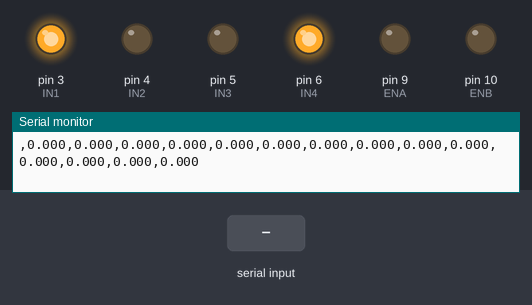
Simulated run of this program. Board: Arduino Uno, built with avr-gcc and run on an emulated ATmega328P. Shown: output pins drawn as LEDs (lit = HIGH), the last lines printed to the serial monitor. Inputs (shaded band) come from the test bench.

Above: at 1.2 s.
1.3 s: "90,45\n" received over Serial
At 2.0 s:
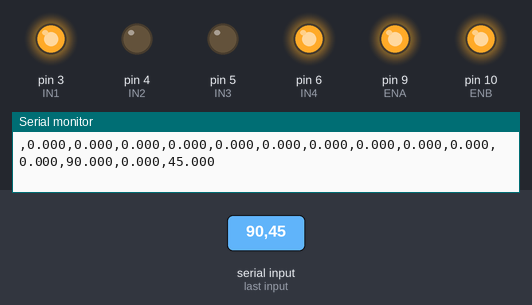
2.8 s: "1,90\n" received over Serial
At 3.2 s:
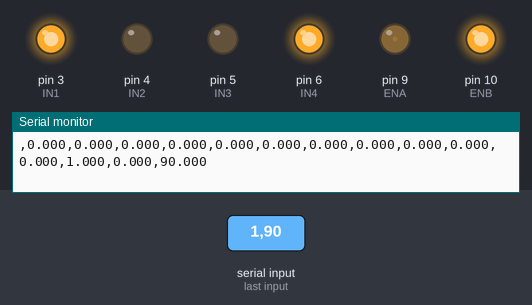
5.8 s: "30,150\n" received over Serial
At 6.6 s:
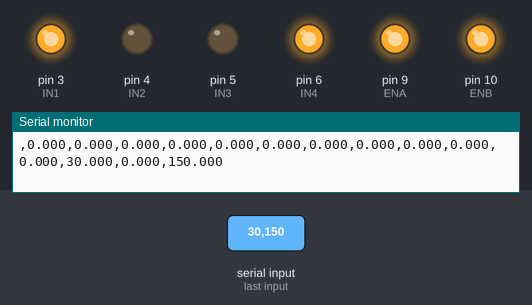
7.3 s: "1,90,45\n" received over Serial
At 7.9 s:
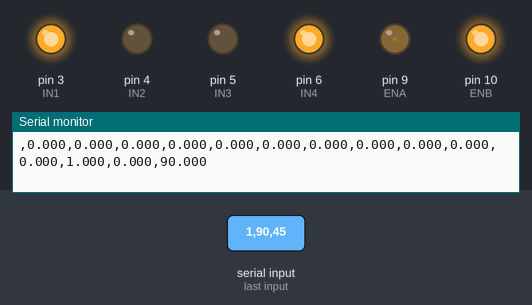
Timing chart, 0 to 9.8 s (numbered marks = the images above; inputs shaded):
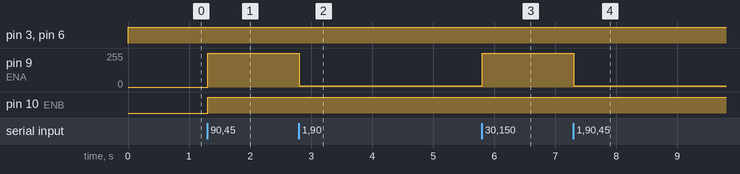

Measured:
- after the input at 1.3 s, pin 9 (ENA): 0/255 → 255/255 at once; pin 10 (ENB): LOW → HIGH at once
- after the input at 2.8 s, pin 9 (ENA): 255/255 → 10/255 at once
- after the input at 5.8 s, pin 9 (ENA): 10/255 → 255/255 at once
- after the input at 7.3 s, pin 9 (ENA): 255/255 → 10/255 at once

The program:

main.cpp
```cpp
#include <Arduino.h>
//
float left_vel = 0.0f;
float right_vel = 0.0f;
float left_position_vel = 0.0f;
float right_position_vel = 0.0f;
unsigned long last_time = 0;

int IN1 = 3;
int IN2 = 4;
int IN3 = 5;
int IN4 = 6;
int ENA = 9;
int ENB = 10;

void setup() {
  Serial.begin(115200);
  pinMode(IN1, OUTPUT);
  pinMode(IN2, OUTPUT);
  pinMode(IN3, OUTPUT);
  pinMode(IN4, OUTPUT);
  pinMode(ENA, OUTPUT);
  pinMode(ENB, OUTPUT);

  while (!Serial) {
  }

  last_time = millis();
}

void loop() {
  // Read latest command if available
  if (Serial.available()) {
    String line = Serial.readStringUntil('\n');

    int comma = line.indexOf(',');

    if (comma != -1) {
      left_vel = line.substring(0, comma).toFloat();
      right_vel = line.substring(comma + 1).toFloat();
    }
  }
	analogWrite(ENA, left_vel*10);
	digitalWrite(IN1, HIGH);
	digitalWrite(IN2, LOW);

  analogWrite(ENB, right_vel*10);
  digitalWrite(IN3, LOW);
  digitalWrite(IN4, HIGH);
  // IMU
	float orientation_x = 0.0f;
	float orientation_y = 0.0f;
	float orientation_z = 0.0f;
	float orientation_w = 0.0f;

	float angular_velocity_x = 0.0f;
	float angular_velocity_y = 0.0f;
	float angular_velocity_z = 0.0f;

	float linear_acceleration_x = 0.0f;
	float linear_acceleration_y = 0.0f;
	float linear_acceleration_z = 0.0f;


  float left_position = 0.0f;
  float right_position = 0.0f;
  right_position_vel += 1;
  left_position_vel += 1;
  // Send feedback

  Serial.print(left_position, 3);
  Serial.print(",");
  Serial.print(left_vel, 3);
  Serial.print(",");
  Serial.print(right_position, 3);
  Serial.print(",");
  Serial.println(right_vel, 3);
  Serial.print(",");

	Serial.print(orientation_x,3); Serial.print(",") ;
	Serial.print(orientation_y,3); Serial.print(",") ;
	Serial.print(orientation_z,3); Serial.print(",") ;
	Serial.print(orientation_w,3); Serial.print(",") ;

	Serial.print(angular_velocity_x,3); Serial.print(",") ;
	Serial.print(angular_velocity_y,3); Serial.print(",") ;
	Serial.print(angular_velocity_z,3); Serial.print(",") ;

	Serial.print(linear_acceleration_x,3); Serial.print(",") ;
	Serial.print(linear_acceleration_y,3); Serial.print(",") ;
	Serial.print(linear_acceleration_z,3); Serial.print(",") ;

  delay(20);
}
```
